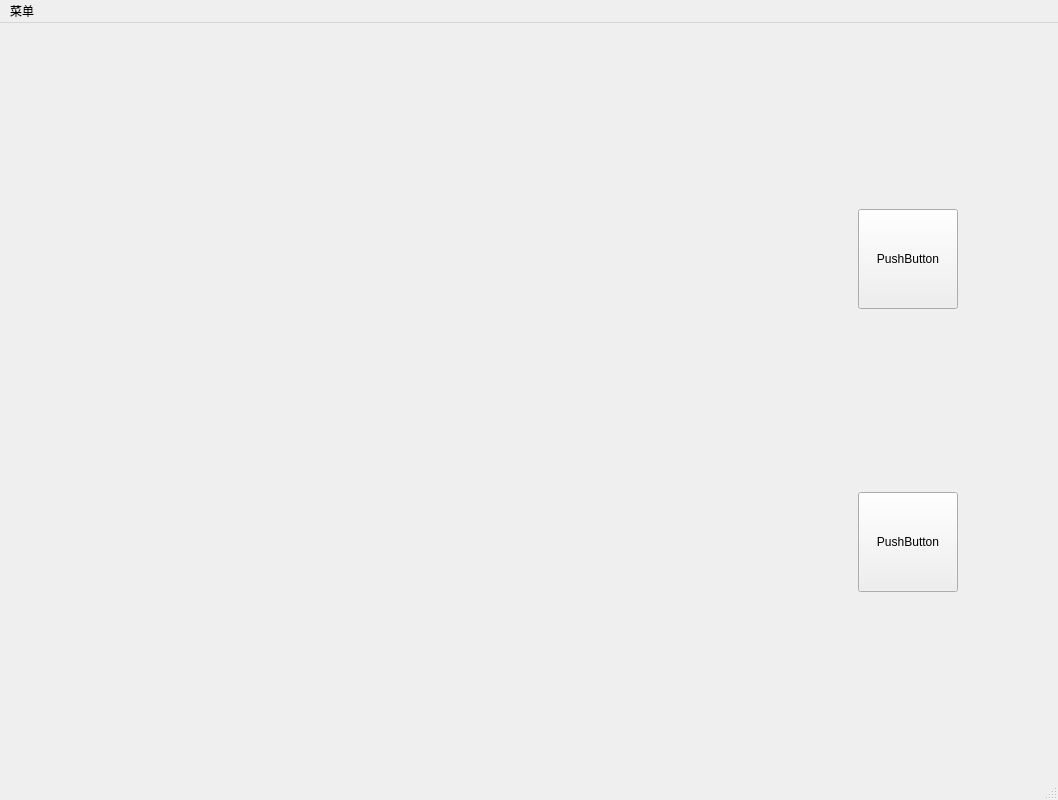
<?xml version="1.0" encoding="UTF-8"?>
<ui version="4.0">
 <class>MainWindow</class>
 <widget class="QMainWindow" name="MainWindow">
  <property name="geometry">
   <rect>
    <x>0</x>
    <y>0</y>
    <width>1058</width>
    <height>796</height>
   </rect>
  </property>
  <property name="windowTitle">
   <string>MainWindow</string>
  </property>
  <widget class="QWidget" name="centralwidget">
   <layout class="QHBoxLayout" name="horizontalLayout">
    <item>
     <widget class="QChessBoard" name="widgetBoard" native="true">
      <property name="minimumSize">
       <size>
        <width>665</width>
        <height>737</height>
       </size>
      </property>
      <property name="maximumSize">
       <size>
        <width>665</width>
        <height>737</height>
       </size>
      </property>
     </widget>
    </item>
    <item>
     <layout class="QVBoxLayout" name="verticalLayout">
      <property name="sizeConstraint">
       <enum>QLayout::SetMinimumSize</enum>
      </property>
      <item>
       <widget class="QPushButton" name="pushButton">
        <property name="maximumSize">
         <size>
          <width>100</width>
          <height>100</height>
         </size>
        </property>
        <property name="text">
         <string>PushButton</string>
        </property>
       </widget>
      </item>
      <item>
       <widget class="QPushButton" name="pushButton_2">
        <property name="maximumSize">
         <size>
          <width>100</width>
          <height>100</height>
         </size>
        </property>
        <property name="text">
         <string>PushButton</string>
        </property>
       </widget>
      </item>
     </layout>
    </item>
   </layout>
  </widget>
  <widget class="QMenuBar" name="menubar">
   <property name="geometry">
    <rect>
     <x>0</x>
     <y>0</y>
     <width>1058</width>
     <height>23</height>
    </rect>
   </property>
   <widget class="QMenu" name="menu">
    <property name="title">
     <string>菜单</string>
    </property>
    <addaction name="actionRed"/>
    <addaction name="actionBlack"/>
   </widget>
   <addaction name="menu"/>
  </widget>
  <widget class="QStatusBar" name="statusbar"/>
  <action name="actionRed">
   <property name="text">
    <string>Red</string>
   </property>
  </action>
  <action name="actionBlack">
   <property name="text">
    <string>Black</string>
   </property>
  </action>
 </widget>
 <customwidgets>
  <customwidget>
   <class>QChessBoard</class>
   <extends>QWidget</extends>
   <header>qchessboard.h</header>
   <container>1</container>
  </customwidget>
 </customwidgets>
 <resources/>
 <connections/>
</ui>
